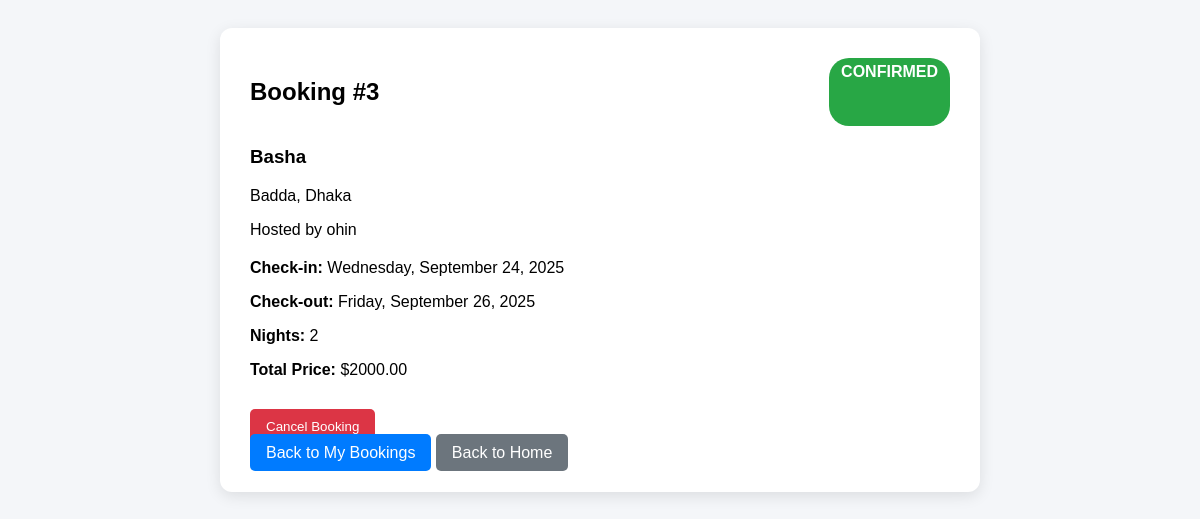
The page /booking/bookings/3 (signed in) on the database its author committed.
### app/models/booking.py (models this page shows, shortened)
class Booking(db.Model):
    id = db.Column(db.Integer, primary_key=True)
    property_id = db.Column(db.Integer, db.ForeignKey('property.id', ondelete='CASCADE'), nullable=False)
    guest_id = db.Column(db.Integer, db.ForeignKey('user.id', ondelete='CASCADE'), nullable=False)
    check_in = db.Column(db.Date, nullable=False)
    check_out = db.Column(db.Date, nullable=False)
    status = db.Column(db.String(20), default='pending')  # pending, confirmed, cancelled
    created_at = db.Column(db.DateTime, default=datetime.utcnow)
    total_price = db.Column(db.Float, nullable=False, default=0.0)
    notes = db.Column(db.Text, nullable=True)
    property = db.relationship("Property", back_populates="bookings")
    property_item= db.relationship('Property',back_populates='bookings')
    guest = db.relationship('User',back_populates='bookings',foreign_keys=[guest_id])
    payments = db.relationship('Payment', back_populates='booking', cascade='all, delete-orphan')

### app/models/property.py (models this page shows, shortened)
class Property(db.Model):
    id = db.Column(db.Integer, primary_key=True)
    title = db.Column(db.String(120), nullable=False)
    description = db.Column(db.Text, nullable=False)
    location = db.Column(db.String(200))
    price = db.Column(db.Float, nullable=False, default=0.0)
    host_id = db.Column(db.Integer, db.ForeignKey('user.id'), nullable=False)
    max_guests = db.Column(db.Integer)
    status = db.Column(db.String(20), default='active')  # active, inactive, pending, rejected
    area = db.Column(db.String(100), nullable=False)
    city = db.Column(db.String(100), nullable=False)
    created_at = db.Column(db.DateTime, default=datetime.utcnow)
    photos = db.relationship("PropertyPhoto", back_populates="property", cascade="all, delete-orphan")
    bookings = db.relationship("Booking", back_populates="property_item", cascade="all, delete-orphan", passive_deletes=True)
    host = db.relationship("User", back_populates="hosted_properties", foreign_keys=[host_id])
    photos_rel = db.relationship('PropertyPhoto', back_populates='property', cascade="all, delete-orphan")
    reviews = db.relationship('Review', back_populates='property', cascade='all, delete-orphan')
    wishlisted_by = db.relationship("Wishlist", back_populates="property")

### app/models/user.py (models this page shows, shortened)
class User(UserMixin, db.Model):
    __tablename__ = 'user'
    id = db.Column(db.Integer, primary_key=True)
    username = db.Column(db.String(100), nullable=False)
    email = db.Column(db.String(120), unique=True, nullable=False)
    password_hash = db.Column(db.String(128), nullable=False)
    role = db.Column(db.String(20), default='guest')
    profile_photo = db.Column(db.String(200))
    bio = db.Column(db.Text)
    date_created = db.Column(db.DateTime, default=datetime.utcnow)
    is_admin = db.Column(db.Boolean, default=False)
    hosted_properties = db.relationship('Property',back_populates='host',foreign_keys='Property.host_id',cascade='all, delete-orphan')
    bookings = db.relationship('Booking',back_populates='guest',foreign_keys='Booking.guest_id',cascade='all, delete-orphan')
    reviews = db.relationship('Review', back_populates='user', cascade='all, delete-orphan')
    wishlist = db.relationship("Wishlist", back_populates="user", cascade="all, delete-orphan")

### app/routes/booking.py (the view)
@booking_bp.route('/bookings/<int:booking_id>')
@login_required
def view_booking(booking_id):
    booking = Booking.query.get_or_404(booking_id)
    if booking.guest_id != current_user.id and not current_user.is_admin:
        flash('Access denied', 'danger')
        return redirect(url_for('auth.home'))
    return render_template('view_booking.html', booking=booking)

### app/models/user.py (called while the page is built)
@login_manager.user_loader
def load_user(user_id):
    return User.query.get(int(user_id))

### app/templates/view_booking.html (shortened to what this page needs)
<!DOCTYPE html>
<html>
<head>
</head>
<body>
<div class="container">
    <div class="booking-meta">
        <h2>Booking #{{ booking.id }}</h2>
        <span class="status-badge status-{{ booking.status }}">{{ booking.status|upper }}</span>
    </div>
    <div class="property-info">
        <h3>{{ booking.property.title }}</h3>
        <p>{{ booking.property.area }}, {{ booking.property.city }}</p>
        <p>Hosted by {{ booking.property.host.username }}</p>
    </div>
    <div class="dates-info">
        <p><strong>Check-in:</strong> {{ booking.check_in.strftime('%A, %B %d, %Y') }}</p>
        <p><strong>Check-out:</strong> {{ booking.check_out.strftime('%A, %B %d, %Y') }}</p>
        <p><strong>Nights:</strong> {{ (booking.check_out - booking.check_in).days }}</p>
        <p><strong>Total Price:</strong> ${{ "%.2f"|format(booking.total_price) }}</p>
    </div>
    {% if booking.status in ['pending', 'confirmed'] %}
        <form method="POST" action="{{ url_for('booking.cancel_booking', booking_id=booking.id) }}">
            <button type="submit" class="btn btn-danger">Cancel Booking</button>
        </form>
    {% endif %}
    <a href="{{ url_for('booking.my_bookings') }}" class="btn">Back to My Bookings</a>
    <a href="{{ url_for('auth.home') }}" class="btn" style="background-color: #6c757d;">Back to Home</a>
</div>
</body>
</html>

### app/templates/view_booking.html (style rules this page uses)
body { font-family: Arial, sans-serif; background-color: #f4f6f9; padding: 20px; }
.container { max-width: 700px; margin: auto; background: #fff; padding: 30px; border-radius: 12px; box-shadow: 0 4px 15px rgba(0,0,0,0.1); }
.booking-meta { display: flex; justify-content: space-between; margin-bottom: 20px; }
.status-badge { padding: 5px 12px; border-radius: 20px; font-weight: bold; color: #fff; }
.status-confirmed { background-color: #28a745; }
.property-info, .dates-info, .notes, .payment-section { margin-bottom: 20px; }
.property-info h3 { margin-top: 0; }
.btn { padding: 10px 16px; border-radius: 5px; text-decoration: none; color: white; background-color: #007BFF; border: none; cursor: pointer; margin-top: 10px; }
.btn-danger { background-color: #dc3545; }

### rows shown on the page
Booking: id "3", status "CONFIRMED", check_in "Wednesday, September 24, 2025", check_out "Friday, September 26, 2025", (booking.check_out-booking.check_in).days "2", total_price "2000.00"
Property: property "Basha", property.area "Badda", property.city "Dhaka"
User: property.host.username "ohin"
